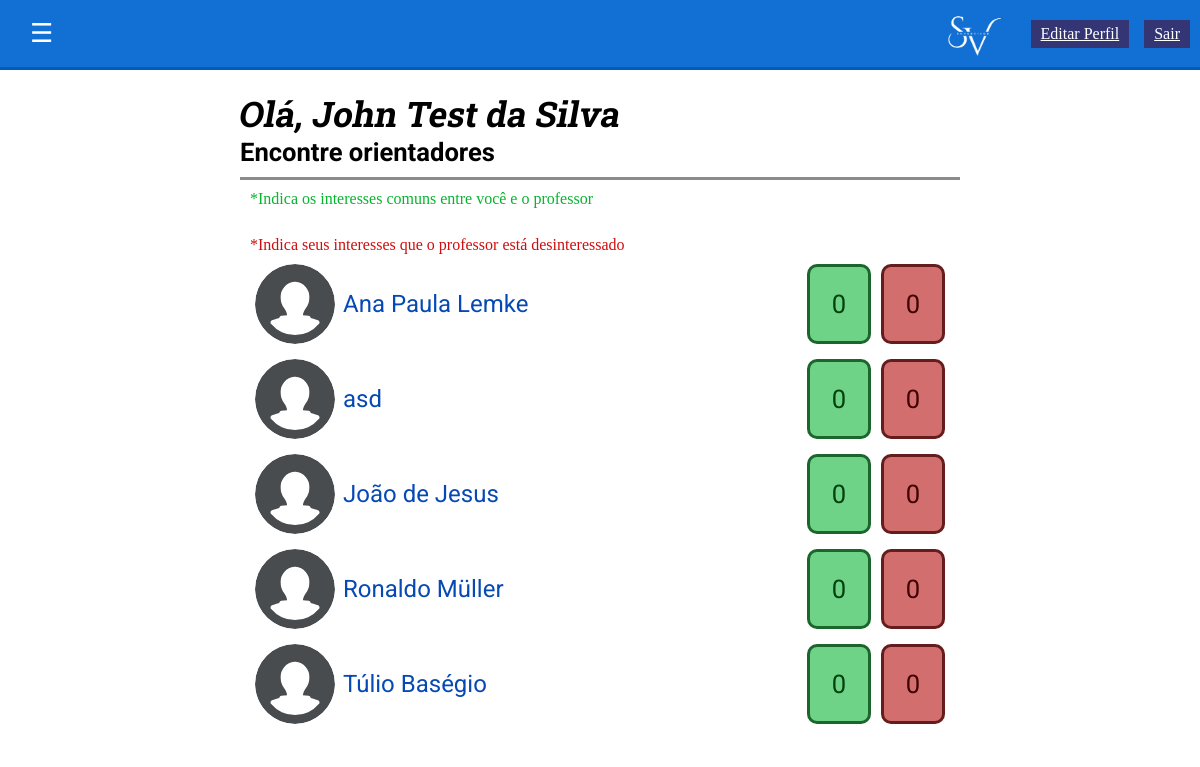
The app's page /views/TelaInicial/ (signed in) with its own data.
### tables this page shows
CREATE TABLE `usuario` (
  `idUsuario` int(11) NOT NULL,
  `nome` varchar(255) NOT NULL,
  `email` varchar(255) NOT NULL,
  `senha` varchar(255) NOT NULL,
  `status` int(11) DEFAULT NULL,
  `tipo` varchar(255) NOT NULL,
  `data_hora_cadastro` timestamp NOT NULL DEFAULT current_timestamp(),
  `imagem` varchar(255) DEFAULT NULL,
  `disponivel` tinyint(1) DEFAULT 1
);

### src/database/MySQL.php (called while the page is built, shortened)
<?php
class MySQL{
	private $connection;
	public function __construct(){
		$this->connection = new mysqli(HOST,USUARIO,SENHA,BANCO);
		$this->connection->set_charset("utf8");
	}
	public function consulta($sql){
		$result = $this->connection->query($sql);
		$data = array();
		while($item = mysqli_fetch_array($result)){
			$data[] = $item;
		}
		return $data;
	}
}

### src/models/Usuario.php (called while the page is built, shortened)
<?php
class Usuario{
    private int $idUsuario;
    private string $nome;
    private ?string $foto_perfil = null;
    private int $interreses_em_comum = 0;
    private int $desinteresses_em_comum = 0;
    public function __construct($nome, $foto_perfil, $email, $senha){
        $this->nome = $nome;
        $this->foto_perfil = $foto_perfil;
    }
    public function  setIdUsuario(int $idUsuario){
        $this->idUsuario = $idUsuario;
    }
    public function getInteressesEmComum(): int{
        return $this->interreses_em_comum;
    }
    public function getDesinteressesEmComum():  int{
        return $this->desinteresses_em_comum;
    }
    public function calcularInteressesEmComum(array $interesses): void {
        $comuns = array_intersect($this->acharInteresses(), $interesses);
        $this->interreses_em_comum = count($comuns);
    }
    public function calcularDesinteressesEmComum(array $desinteresses): void{
        $comuns = array_intersect($this->acharDesinteresses(), $desinteresses);
        $this->desinteresses_em_comum = count($comuns);
    }
    public static function acharUsuario(int $idUsuario) : ?Usuario{
        $conn = new MySQL();
        $sql = "SELECT nome, imagem, email, senha, tipo FROM usuario WHERE idUsuario={$idUsuario}";
        $resultado = $conn->consulta($sql);
        if(count($resultado) === 1){
            $u = new Usuario($resultado[0]['nome'], $resultado[0]['imagem'], $resultado[0]['email'], $resultado[0]['senha']);
            $u->setIdUsuario($idUsuario);
            $u->setTipo($resultado[0]['tipo']);
            return $u;
        }
        return null;
    }
    public static function listarProfessores() : array{
        $conn = new MySQL();
        $sql = "SELECT idUsuario, nome, imagem, email, senha, disponivel
            FROM usuario
            WHERE tipo = 'professor'
            ORDER BY disponivel DESC, nome ASC";
        $resultado = $conn->consulta($sql);
        $professores = [];
        foreach($resultado as $r){
            $u = new Usuario($r['nome'], $r['imagem'], $r['email'], $r['senha']);
            $u->setIdUsuario($r['idUsuario']);
            $u->setDisponivel($r['disponivel']);
            $professores[] = $u;
        }
        return $professores;
    }
    public function acharInteresses(): array{
        $conn = new MySQL();
        $sql = "SELECT idInteresse FROM usuario_interesse WHERE idUsuario={$this->idUsuario}";
        $resultado = $conn->consulta($sql);
        $interesses = [];
        foreach($resultado as $r){
            $interesses[] = $r['idInteresse'];
        }
        return $interesses;
    }
    public function acharDesinteresses(): array{
        $conn = new MySQL();
        $sql = "SELECT idInteresse FROM usuario_desinteresse WHERE idUsuario={$this->idUsuario}";
        $resultado = $conn->consulta($sql);
        $desinteresses = [];
        foreach($resultado as $r){
            $desinteresses[] = $r['idInteresse'];
        }
        return $desinteresses;
    }
    public function getNome(): string{
        return $this->nome;
    }
    public function getFotoPerfil(): ?string{
        return $this->foto_perfil;
    }
    public function getIdUsuario(): int{
        return $this->idUsuario;
    }
}

### views/TelaInicial/index.php (the view, shortened to what this page needs)
<?php
$usuarioLogado = Usuario::acharUsuario($_SESSION["idUsuario"]);
$professores = Usuario::listarProfessores();
foreach($professores as $professor){
    $professor->calcularInteressesEmComum($usuarioLogado->acharInteresses());
    $professor->calcularDesinteressesEmComum($usuarioLogado->acharInteresses());
}
usort($professores, function($a, $b){ return $b->getInteressesEmComum() <=> $a->getInteressesEmComum(); });
?>
<!DOCTYPE html>
<html lang="en">
<head>
    <link rel="stylesheet" href="../../styles/style.css">
</head>
<body>
    <div class="container">
        <header class="cabecalho">
            <div class="div-cabecalho">
            <img src="../../resources/images/logo.png" alt="Logo SuperVisor" class="logo-cabecalho">
            <a class="cabecalho-link-botao" href="../Perfil/index.php">Editar Perfil</a>
            <a class="cabecalho-link-botao" href="../Logout/">Sair</a>
            </div>
            <button class="menu-btn" id="menu-btn">☰</button>
        </header>
        <main class="container-listagem">
            <h2 class="titulo1">Olá, <?= $usuarioLogado->getNome() ?></h2>
            <h3 class="titulo2">Encontre orientadores</h3>
            <div class="container-item-listagem">
                <p class='list-legend-green'>*Indica os interesses comuns entre você e o professor</p> <br>
                <p class='list-legend-red'>*Indica seus interesses que o professor está desinteressado</p>
            <?php
            foreach($professores as $professor){
                if(count($professor->acharInteresses()) < 3){
                    continue;
                }
                $foto_perfil = $professor->getFotoPerfil() ?? 'foto_perfil_padrao.svg';
                echo "<div class='item-listagem'>
                        <a class='link-perfil-listagem' href='../VisualizarProfessor/?id={$professor->getIdUsuario()}'>
                        <img class='foto-redonda-listagem' src='../../resources/users/{$foto_perfil}' alt='Foto de um professor'>
                        <p class='texto-listagem'>{$professor->getNome()}</p>
                        </a>
                        <div class='container-contadores-listagem'>
                            <span class='contador-interesses-listagem'>{$professor->getInteressesEmComum()}</span>
                            <span class='contador-desinteresses-listagem'>{$professor->getDesinteressesEmComum()}</span>
                        </div>
                    </div>";
            }
            ?>
            </div>
        </main>
    </div>
</body>
</html>

### styles/style.css (style rules this page uses)
*, *::before, *::after { margin: 0; padding: 0; box-sizing: border-box; }
html, body { width: 100vw; height: 100vh; }
.container { width: 100%; height: 100%; display: flex; flex-direction: column; overflow-x: hidden; }
.cabecalho { width: 100%; height: 70px; background-color: #126fd3; display: flex; align-items: center; flex-direction: row-reverse; gap: 10px; border-bottom: 3px solid #005bbc; justify-content: space-between; }
.div-cabecalho { height: 100%; width: auto; margin: 0 10px; display: flex; align-items: center; gap: 20px; }
.logo-cabecalho { height: 100%; margin: 0 10px; }
.cabecalho-link-botao { background-color: #343575; padding: 5px 10px; color: #fff; }
.div-cabecalho { display: flex; align-items: center; gap: 15px; }
.menu-btn { font-size: 26px; margin-left: 30px; background: none; border: none; cursor: pointer; color: white; }
.container-listagem { height: 100%; width: 60%; align-self: center; padding: 20px 0; }
.titulo1 { font-family: "Roboto Slab", serif; font-size: 2.2rem; transform: skew(-10deg); }
.titulo2 { font-family: "Roboto", sans-serif; font-size: 1.6rem; }
.container-item-listagem { margin: 10px 0 0 0; padding: 10px; border-top: 3px solid #00000074; width: 100%; display: flex; flex-direction: column; gap: 5px; }
.item-listagem { padding: 5px; width: 100%; height: 90px; display: flex; align-items: center; gap: 5px; }
.link-perfil-listagem { height: 100%; display: flex; align-items: center; justify-content: center; gap: 3px; color: #0649b4; font-style: none; text-decoration: none; }
.foto-redonda-listagem { object-fit: contain; height: 100%; border-radius: 100vh; margin: 0 5px 0 0; }
.texto-listagem { font-family: "Roboto", sans-serif; font-size: 1.5rem; }
.container-contadores-listagem { height: 100%; margin: 0 0 0 auto; display: flex; gap: 10px; width: 20%; }
.contador-interesses-listagem { height: 100%; background-color: #06b42f94; color: #00410f; flex: 1; display: flex; align-items: center; justify-content: center; font-family: "Roboto", sans-serif; font-size: 1.6rem; border: 3px solid #00410fbf; border-radius: 10px; }
.contador-desinteresses-listagem { height: 100%; background-color: #b4060694; color: #410000; flex: 1; display: flex; align-items: center; justify-content: center; font-family: "Roboto", sans-serif; font-size: 1.6rem; border: 3px solid #410000bf; border-radius: 10px; }
.list-legend-green { color: #06b42e; }
.list-legend-red { color: #cf0d0d; }

### records on screen
usuario: nome "John Test da Silva"
usuario: nome "Ana Paula Lemke", InteressesEmComum "0", DesinteressesEmComum "0"
usuario: nome "asd", InteressesEmComum "0", DesinteressesEmComum "0"
usuario: nome "João de Jesus", InteressesEmComum "0", DesinteressesEmComum "0"
usuario: nome "Ronaldo Müller", InteressesEmComum "0", DesinteressesEmComum "0"
usuario: nome "Túlio Baségio", InteressesEmComum "0", DesinteressesEmComum "0"
